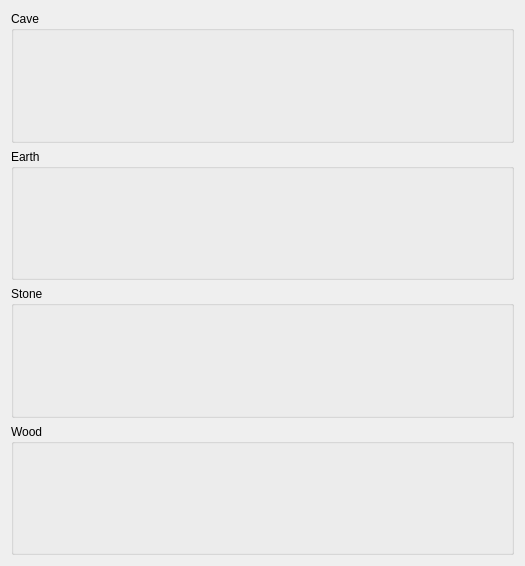
<?xml version="1.0" encoding="UTF-8"?>
<ui version="4.0">
 <class>Form</class>
 <widget class="QWidget" name="Form">
  <property name="geometry">
   <rect>
    <x>0</x>
    <y>0</y>
    <width>525</width>
    <height>566</height>
   </rect>
  </property>
  <property name="windowTitle">
   <string>Form</string>
  </property>
  <layout class="QVBoxLayout" name="verticalLayout_2">
   <item>
    <widget class="QGroupBox" name="cave">
     <property name="title">
      <string>Cave</string>
     </property>
    </widget>
   </item>
   <item>
    <widget class="QGroupBox" name="earth">
     <property name="title">
      <string>Earth</string>
     </property>
    </widget>
   </item>
   <item>
    <widget class="QGroupBox" name="stone">
     <property name="title">
      <string>Stone</string>
     </property>
    </widget>
   </item>
   <item>
    <widget class="QGroupBox" name="wood">
     <property name="title">
      <string>Wood</string>
     </property>
    </widget>
   </item>
  </layout>
 </widget>
 <resources/>
 <connections/>
</ui>
